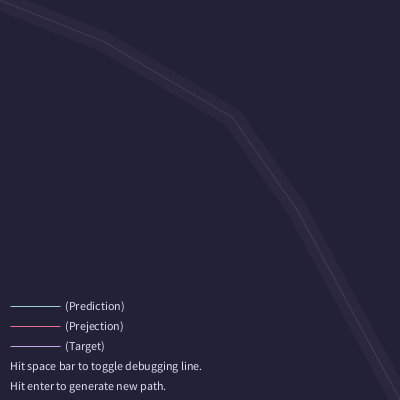
Frame 1 (no input)
Frame 60 (the mouse pressed at the canvas centre just before this capture): identical to frame 1, image omitted
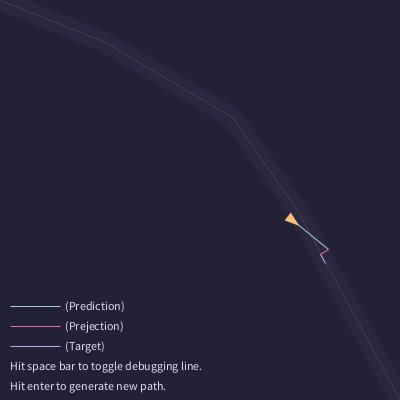
Frame 120 (the mouse held since frame 60 and released just before this capture)

The Processing sketch that drew these frames (run headless with seeded random() and noise(); from frame 60 on, the mouse is pressed at the canvas centre):

// Processing sketch: PathFollowing
// ── PathFollowing.pde
// imports {{{
import java.util.*;
// }}}

// rose-pine colorscheme {{{
final color p_base               = #232136;
final color p_surface            = #2a273f;
final color p_overlay            = #393552;
final color p_inactive           = #59546d;
final color p_subtle             = #817c9c;
final color p_text               = #e0def4;
final color p_love               = #eb6f92;
final color p_gold               = #f6c177;
final color p_rose               = #ea9a97;
final color p_pine               = #3e8fb0;
final color p_foam               = #9ccfd8;
final color p_iris               = #c4a7e7;
final color p_highlight          = #312f44;
final color p_highlight_inactive = #2a283d;
final color p_highlight_overlay  = #3f3c53;
// }}}

boolean debug = true;

Path path;
List<Vehicle> vehicles;

void setup() {
  size(400, 400);
  pixelDensity(displayDensity());
  frameRate(60);

  vehicles = new ArrayList<>();
  newPath();
}

void draw() {
  background(p_base);

  path.draw();

  // PVector mouse = new PVector(mouseX, mouseY);

  for (Vehicle v : vehicles) {
    v.follow(path); 
    // v.seek(mouse);
    v.borders(path);
    v.update();
    v.draw();
  }

  // Instruction
  fill(p_text);

  stroke(p_foam);
  line(10, height - 94, 60, height - 94);
  text("(Prediction)", 65, height - 90);

  stroke(p_love);
  line(10, height - 74, 60, height - 74);
  text("(Prejection)", 65, height - 70);

  stroke(p_iris);
  line(10, height - 54, 60, height - 54);
  text("(Target)", 65, height - 50);

  text("Hit space bar to toggle debugging line.", 10, height - 30);

  text("Hit enter to generate new path.", 10, height - 10);
}

void mousePressed() {
  PVector mouse = new PVector(mouseX, mouseY);
  vehicles.add(new Vehicle(mouse));
}

void keyPressed() {
  if (key == ' ') {
    debug = !debug;
  } else if (keyCode == ENTER) {
    newPath();
  }
}

void newPath() {
  PVector[] points = new PVector[5];
  points[0] = new PVector(0, 0);
  for (int i = 1; i < points.length - 1; i++) {
    float x = constrain(i * 1.0 / points.length * width + random(-80, 80), 0, width);
    float y = constrain(i * 1.0 / points.length * height + random(-80, 80), 0, height);
    points[i] = new PVector(x, y);
  }
  points[points.length - 1] = new PVector(width, height);

  path = new Path(points, 10);
}

// ── Path.pde
class Path {
  PVector[] points;
  float radius;

  Path(PVector[] points, float radius) {
    this.points = points;
    this.radius = radius;
  }

  PVector getStart() {
    return points[0];
  }

  PVector getEnd() {
    return points[points.length - 1];
  }

  void draw() {
    stroke(p_surface);
    strokeCap(SQUARE);
    strokeWeight(radius * 2);
    noFill();
    beginShape();
    for (PVector point : points) {
      vertex(point.x, point.y);
    }
    endShape();

    stroke(p_highlight_overlay);
    strokeWeight(1);
    noFill();
    beginShape();
    for (PVector point : points) {
      vertex(point.x, point.y);
    }
    endShape();
  }
}

// ── Vehicle.pde
class Vehicle {
  PVector pos;
  PVector vel;
  PVector acc;
  float r;
  float maxSpeed;
  float maxSteerForce;

  Vehicle() {
    this(new PVector(random(width), random(height)));
  }

  Vehicle(PVector pos) {
    this(pos, new PVector(random(-2, 2), random(-2, 2)));
  }

  Vehicle(PVector pos, PVector vel) {
    this(pos, vel, new PVector(0, 0));
  }

  Vehicle(PVector pos, PVector vel, PVector acc) {
    this.pos = pos;
    this.vel = vel;
    this.acc = acc;
    this.r = 5;
    this.maxSpeed = 2;
    this.maxSteerForce = 0.1;
  }

  void follow(Path path) {
    PVector predict = vel.copy();
    predict.setMag(50); // 50 frame ahead
    predict = PVector.add(pos, predict);

    PVector normalPoint = null;
    PVector dir = null;
    float minDistance = width * height;
    for (int i = 0; i < path.points.length - 1; i++) {
      PVector a = path.points[i];  
      PVector b = path.points[i + 1];  
      PVector currNormalPoint = getNormalPoint(predict, a, b);

      if (currNormalPoint.x < a.x || currNormalPoint.x > b.x) {
        currNormalPoint = b.copy();
      }

      float dist = PVector.dist(predict, currNormalPoint);
      if (dist < minDistance) {
        normalPoint = currNormalPoint;
        minDistance = dist;
        dir = PVector.sub(b, a);
      }
    }
    
    dir.setMag(10);
    PVector target = PVector.add(normalPoint, dir);

    if (minDistance > path.radius) {
      seek(target);
    }

    if (debug) {
      stroke(p_foam);
      line(pos.x, pos.y, predict.x, predict.y);
      stroke(p_love);
      line(predict.x, predict.y, normalPoint.x, normalPoint.y);
      stroke(p_iris);
      line(normalPoint.x, normalPoint.y, target.x, target.y);
    }
  }

  PVector getNormalPoint(PVector predict, PVector a, PVector b) {
    PVector u = PVector.sub(predict, a);
    PVector v = PVector.sub(b, a);

    v.normalize();
    v.mult(v.dot(u));

    return PVector.add(a, v);
  }

  void seek(PVector target) {
    PVector desire = PVector.sub(target, pos);
    desire.setMag(maxSpeed);

    PVector steer = PVector.sub(desire, vel);
    steer.limit(maxSteerForce);

    applyForce(steer);
  }

  void applyForce(PVector force) {
    acc.add(force);
  }

  void update() {
    vel.add(acc);
    pos.add(vel);
    acc.mult(0);
  }

  void borders(Path path) {
    if (pos.x > path.getEnd().x + r) {
      pos.x = path.getStart().x - r;
      pos.y = path.getStart().y + (pos.y - path.getEnd().y);
    }
  }

  void draw() {
    noStroke();
    fill(p_gold);
    pushMatrix();
    translate(pos.x, pos.y);
    rotate(vel.heading() + HALF_PI);
    triangle(-r, r,
             0, -r * 2,
             r, r);
    popMatrix();
  }
}
